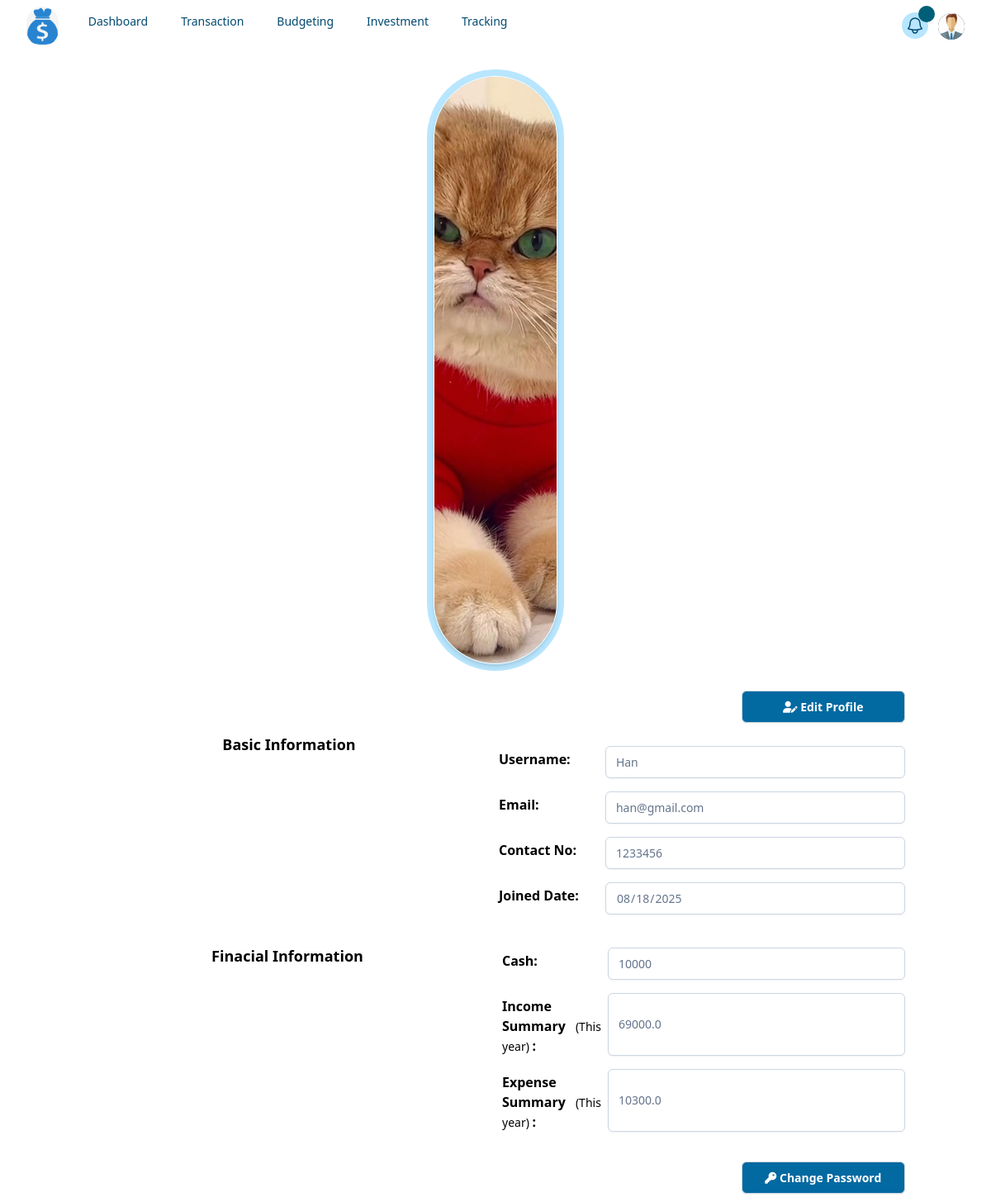
The page /profile (signed in) on the database as committed earlier.
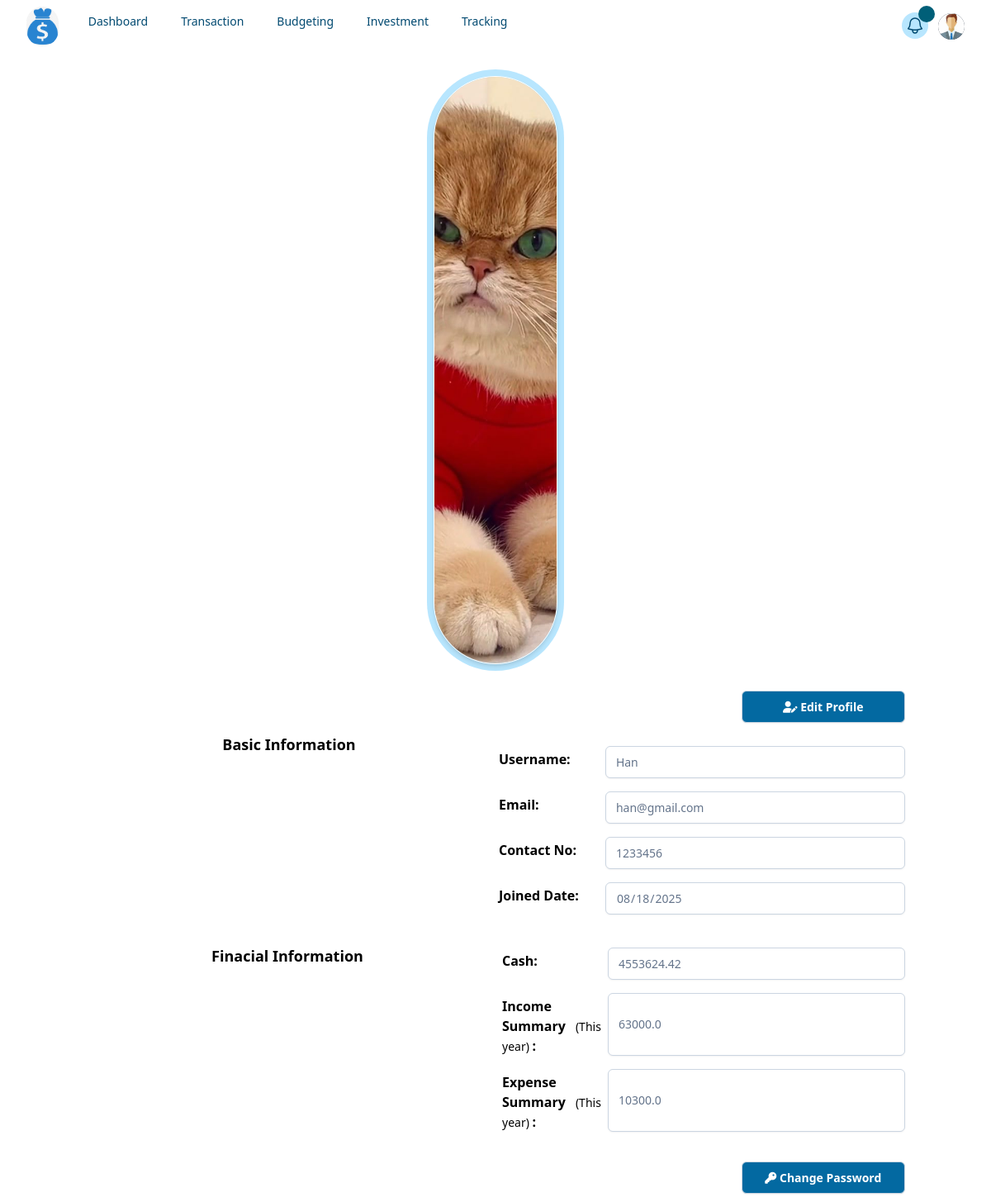
The same page on the database as committed later.
### tables this page shows
CREATE TABLE users (id INTEGER PRIMARY KEY AUTOINCREMENT NOT NULL, username TEXT NOT NULL, hash TEXT NOT NULL, cash NUMERIC NOT NULL DEFAULT 10000.00, is_active TEXT NOT NULL DEFAULT 'True', email TEXT, contact_no TEXT, joined_date NUMERIC NOT NULL DEFAULT CURRENT_DATE, images TEXT);

### app.py (the view, shortened to what this page needs)
@app.route("/profile", methods=['POST', 'GET'])
@login_required
def profile():
    user = db.execute("select * from users where id = ?", session['user_id'])
    year = str(datetime.now().year)
    income = db.execute("SELECT sum(amount) FROM transactions WHERE type = 'Income'  AND ((length(date) = 10 "
                        "AND substr(date, 1, 4) = ?) OR (length(date) = 7  AND substr(date, 1, 4) = ?) OR (length(date) = 7  "
                        "AND substr(date, 1, 4) = ?) OR (length(date) = 4 AND substr(date, 1, 4) = ?))", year, year, year, year)
    expense = db.execute("SELECT sum(amount) FROM transactions WHERE type = 'Expense'  AND ((length(date) = 10 "
                         "AND substr(date, 1, 4) = ?) OR (length(date) = 7  AND substr(date, 1, 4) = ?) OR (length(date) = 7  "
                         "AND substr(date, 1, 4) = ?) OR (length(date) = 4 AND substr(date, 1, 4) = ?))", year, year, year, year)
    return render_template("core/profile.html", user=user, income=income, expense=expense)

### app.py (called while the page is built)
@app.after_request
def after_request(response):
    response.headers["Cache-Control"] = ["no-cache, no-store, must-revalidate"]
    response.headers["Expires"] = 0
    response.headers["Pragma"] = "no-cache"
    return response

### helpers.py (called while the page is built)
def login_required(f):
    @wraps(f)
    def decorated_function(*args, **kwargs):
        if session.get("user_id") is None:
            return redirect("/login")
        return f(*args, **kwargs)
    return decorated_function

### templates/core/profile.html (shortened to what this page needs)
{% extends "layout.html"%}
{% block main %}
<div class="space-y-6">
    <div class="bg-sky-200 w-1/6 h-[50vh] p-2 place-self-center rounded-full flex flex-col
        items-center justify-center">
        <img id="profilePreview"
            src="{{ user[0]['images'] if user[0]['images'] else '/static/images/profile_img.jpg' }}" alt="Profile Image"
            class="w-full h-full object-cover rounded-full border-1 border-white shadow-md cursor-pointer"
            onclick="document.getElementById('prImage').click()">
    </div>
    <button class="addSearchBtn" onclick="writeProfile()"><i class="fa-solid fa-user-pen"></i> Edit Profile
    </button>
    <div class="grid grid-cols-2 gap-2">
        <div>
            <span class="font-semibold text-lg">Basic Information</span>
        </div>
        <div>
            <form action="/profile" method="post" enctype="multipart/form-data">
                <div class="mb-3 flex flex-row gap-2">
                    <span class="font-semibold text-md text-justify basis-1/4 mt-2">Username: </span>
                    <input autocomplete="off" class="inputBox basis-3/4" name="prUsername" id="prUsername" placeholder="Username"
                        type="text" value="{{ user[0]['username'] }}" required readonly>
                </div>
                <div class="mb-3 flex flex-row gap-2">
                    <span class="font-semibold text-md text-justify basis-1/4 mt-2">Email: </span>
                    <input autocomplete="off" class="inputBox basis-3/4" name="prEmail" placeholder="Email" type="text"
                        value="{{ user[0]['email'] if user[0]['email'] else '' }}" id="prEmail" required readonly>
                </div>
                <div class="mb-3 flex flex-row gap-2">
                    <span class="font-semibold text-md text-justify basis-1/4 mt-2">Contact No: </span>
                    <input autocomplete="off" class="inputBox basis-3/4" name="prContact_no" id="prContact_no"
                        placeholder="Contact No" type="text"
                        value="{{ user[0]['contact_no'] if user[0]['contact_no'] else '' }}" required readonly>
                </div>
                <div class="mb-3 flex flex-row gap-2">
                    <span class="font-semibold text-md text-justify basis-1/4 mt-2">Joined Date: </span>
                    <input autocomplete="off" class="inputBox basis-3/4" name="join_date" placeholder="Joined Date" type="date"
                        value="{{ user[0]['joined_date'] }}" required readonly>
                </div>
            </form>
        </div>
    </div>
    <div class="grid grid-cols-2 gap-4">
        <div>
            <span class="font-semibold text-lg">Finacial Information</span>
        </div>
        <div>
            <div class="mb-3 flex flex-row gap-2">
                <span class="font-semibold text-md text-justify basis-1/4 mt-2">Cash: </span>
                <input autocomplete="off" class="inputBox basis-3/4" type="text" value="{{ user[0]['cash'] }}" required readonly>
            </div>
            <div class="mb-3 flex flex-row gap-2">
                <span class="font-semibold text-md text-justify basis-1/4 mt-2">Income Summary <span class="text-sm font-light">(This year) </span>:</span>
                <input autocomplete="off" class="inputBox basis-3/4" type="text" value="{{ income[0]['sum(amount)'] }}" required
                    readonly>
            </div>
            <div class="mb-3 flex flex-row gap-2">
                <span class="font-semibold text-md text-justify basis-1/4 mt-2">Expense Summary <span class="text-sm font-light">(This year) </span>:</span>
                <input autocomplete="off" class="inputBox basis-3/4" type="text" value="{{ expense[0]['sum(amount)'] }}" required
                    readonly>
            </div>
        </div>
    </div>
    <button class="addSearchBtn" onclick="writePassword()"><i class="fa-solid fa-key"></i> Change Password
    </button>
</div>
{% endblock %}

### templates/layout.html (shortened to what this page needs)
<!DOCTYPE html>
<html>
  <head>
    <script src="https://cdn.jsdelivr.net/npm/@tailwindcss/browser@4"></script>
    <script src="https://cdn.jsdelivr.net/npm/@tailwindplus/elements@1" type="module"></script>
    <link rel="stylesheet" href="https://cdnjs.cloudflare.com/ajax/libs/font-awesome/6.5.0/css/all.min.css">
    <link href="../static/styles.css" rel="stylesheet">
  </head>
  <body>
    <nav class="bg-white">
      <div class="mx-auto max-w-7xl px-2 sm:px-6 lg:px-8">
        <div class="relative flex h-16 items-center justify-between">
          <div class="flex flex-1 items-center justify-center sm:items-stretch sm:justify-start">
            <div class="flex shrink-0 items-center">
              <img src="../static/images/coin.png" alt="Your Company" class="h-12 w-auto rounded-full" />
            </div>
            {% if session['user_id'] %}
            <div class="hidden sm:ml-6 sm:block">
              <div class="flex space-x-4">
                <a href="/"
                  class="nav-link rounded-md px-3 py-2 text-sm font-medium text-sky-900 hover:bg-sky-600 hover:text-white">Dashboard</a>
                <a href="/getAllTransactions"
                  class="nav-link rounded-md px-3 py-2 text-sm font-medium text-sky-900 hover:bg-sky-600 hover:text-white">Transaction</a>
                <a href="/getAllBudgets"
                  class="nav-link rounded-md px-3 py-2 text-sm font-medium text-sky-900 hover:bg-sky-600 hover:text-white">Budgeting</a>
                <a href="/getAllInvestments"
                  class="nav-link rounded-md px-3 py-2 text-sm font-medium text-sky-900 hover:bg-sky-600 hover:text-white">Investment</a>
                <a href="/tracking"
                  class="nav-link rounded-md px-3 py-2 text-sm font-medium text-sky-900 hover:bg-sky-600 hover:text-white">Tracking</a>
              </div>
            </div>
            {% endif %}
          </div>
          <div class="absolute inset-y-0 right-0 flex items-center pr-2 sm:static sm:inset-auto sm:ml-6 sm:pr-0">
            {% if session['user_id'] %}
            <el-dropdown class="relative ml-3">
              <button type="button" class="relative rounded-full bg-sky-200 p-1 text-sky-900 hover:text-white hover:bg-sky-600
                focus:outline-none focus:ring-2 focus:ring-white focus:ring-offset-2 focus:ring-offset-sky-200"
                onclick="toggleNotifications()">
                <span class="absolute -inset-1.5"></span>
                <span id="notificationCount" class="absolute top-[-8px] end-[-8px] bg-cyan-800
                text-white rounded-full w-5 h-5 flex items-center justify-center text-xs"></span>
              </button>
            </el-dropdown>
            <el-dropdown class="relative ml-3">
              <button class="relative flex rounded-full bg-gray-800 text-sm focus:outline-none focus-visible:ring-2
                focus-visible:ring-white focus-visible:ring-offset-2 focus-visible:ring-offset-gray-800">
                <span class="absolute -inset-1.5"></span>
                <img src="../static/images/profile_img.jpg" alt="profile image" class="size-8 rounded-full" />
              </button>
            </el-dropdown>
          </div>
          {% endif %}
        </div>
      </div>
    </nav>
    <main class="container mx-auto px-4 py-5 text-center">
      {% block main %}{% endblock %}
    </main>
  </body>
</html>

### static/styles.css (style rules this page uses)
.addSearchBtn { margin-top: 0.25rem; margin-bottom: 0.75rem; display: block; width: 20%; padding-left: 0.75rem; padding-right: 0.75rem; padding-top: 0.5rem; padding-bottom: 0.5rem; background-color: #0369a1; color: #ffffff; font-size: 0.875rem; font-weight: 600; border-width: 1px; border-style: solid; border-color: #cbd5e1; border-radius: 0.375rem; box-shadow: 0 1px 2px 0 rgba(0, 0, 0, 0.05); caret-color: white; justify-self: end; align-self: end; cursor: pointer; }
.addSearchBtn::placeholder { color: #ffffff; }
.inputBox { margin-top: 0.25rem; display: block; width: 100%; padding-left: 0.75rem; padding-right: 0.75rem; padding-top: 0.5rem; padding-bottom: 0.5rem; background-color: #ffffff; color: #64748b; font-size: 0.875rem; border-width: 1px; border-style: solid; border-color: #cbd5e1; border-radius: 0.375rem; box-shadow: 0 1px 2px 0 rgba(0, 0, 0, 0.05); }
.inputBox::placeholder { color: #94a3b8; }

Rows that differ between the two databases and show on the page:
changed users "Han": cash "10000" → "4553624.42"
Other text that changed with them:
form field income: "69000.0" → "63000.0"
